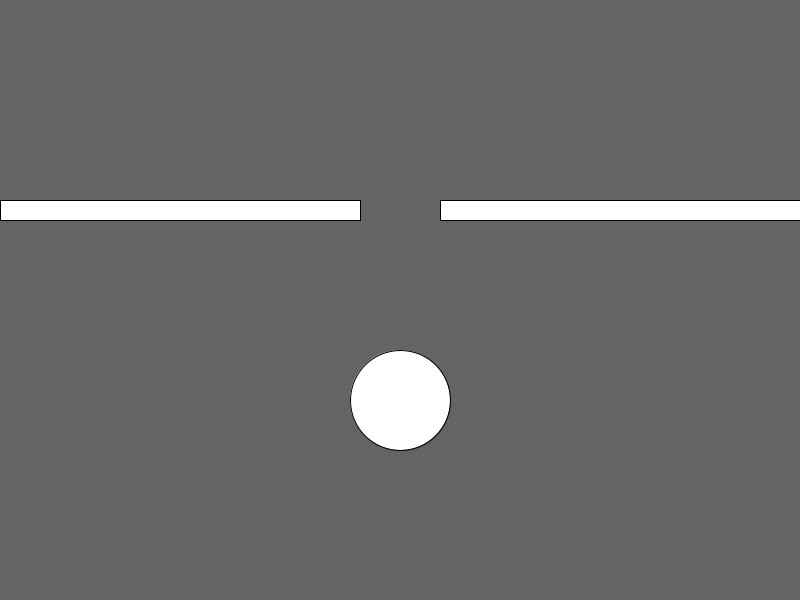
Frame 1 (no input)
Frame 60 (the mouse pressed at the canvas centre just before this capture): identical to frame 1, image omitted
Frame 120 (the mouse held since frame 60 and released just before this capture): identical to frame 1, image omitted

The Processing sketch that drew this single still picture (run headless with seeded random() and noise(); from frame 60 on, the mouse is pressed at the canvas centre):

// Processing sketch: Gedraengel
// ── Gedraengel.pde
import java.util.List;

List<Obstacle> obstacles = new ArrayList<Obstacle>();

void setup() {
  size(800, 600);
  for (int i = 0; i<360/20; i++) {
    obstacles.add(new Obstacle(10 + i*20, 210, 10, true));
  }
  for (int i = 0; i<360/20; i++) {
    obstacles.add(new Obstacle(450 + i*20, 210, 10, true));
  }
  obstacles.add(new Obstacle(400, 400, 50, true));
}

void draw() {
  background(100);

  int n = 0;
  while (n<obstacles.size()) {
    int prevSize = obstacles.size();
    obstacles.get(n).update();
    if (prevSize==obstacles.size()) n++;
  }

  for (int iterations = 0; iterations<5; iterations++) { 
    for (int i = 0; i<obstacles.size(); i++) {
      for (int j = i+1; j<obstacles.size(); j++) {
        obstacles.get(i).collide(obstacles.get(j));
      }
    }
  }


  for (Obstacle o : obstacles) {
    o.drawThis();
  }

  fill(255);
  rect(0, 200, 360, 20);
  rect(440, 200, 360, 20);
}

class Obstacle {
  float x;
  float y;
  float r;
  boolean isFixed;
  Obstacle(float x, float y, float r, boolean isFixed) {
    this.x = x;
    this.y = y;
    this.r = r;
    this.isFixed = isFixed;
  }
  void update() {}
  void drawThis() {
    if (isFixed) {
      fill(255);
    } else {
      fill(30);
    }
    circle(x, y, 2*r);
  }
  void collide(Obstacle o) {
    if (!isFixed || !o.isFixed) {
      if (dist(o.x, o.y, x, y) < o.r+r) {
        if (!o.isFixed && !isFixed) {
          PVector v = new PVector(o.x-x, o.y-y);
          PVector center = new PVector((o.x+x)/2, (o.y+y)/2);
          v.normalize();
          v.mult((o.r + r)/2);
          x = center.x - v.x;
          y = center.y - v.y;
          o.x = center.x + v.x;
          o.y = center.y + v.y;
        } else {
          Obstacle fixed = o.isFixed ? o : this;
          Obstacle loose = o.isFixed ? this : o;
          PVector v = new PVector(loose.x-fixed.x, loose.y-fixed.y);
          v.normalize();
          v.mult(fixed.r + loose.r);
          loose.x = fixed.x + v.x;
          loose.y = fixed.y + v.y;
        }
      }
    }
  }
}

class Person extends Obstacle {
  float speed = random(3, 5);
  float xSpeed = 0;
  float ySpeed = 0;
  Person(float x, float y) {
    super(x, y, 20, false);
  }
  void update() {
    if (mousePressed && mouseButton!=LEFT) {
      if(dist(mouseX,mouseY,x,y)<r*1.2) {
        // remove when reached mouse
        obstacles.remove(this);
      }
      PVector dir = new PVector(mouseX-x, mouseY-y).normalize();
      if (mouseButton==RIGHT) {
        x += dir.x * speed;
        y += dir.y * speed;
      } 
      if (mouseButton==CENTER) {
        x -= dir.x * speed;
        y -= dir.y * speed;
      }
    } else {
      xSpeed = constrain(xSpeed + random(-0.1, 0.1), -1, 1);
      ySpeed = constrain(ySpeed + random(-0.1, 0.1), -1, 1);
      x += xSpeed;
      y += ySpeed;
    }
  }
}

void mousePressed() {
  if (mouseButton==LEFT) {
    obstacles.add(new Person(mouseX, mouseY));
  }
}
